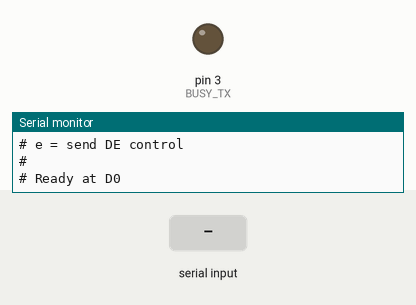
Simulated run of this sketch. Board: Arduino Uno, built with avr-gcc and run on an emulated ATmega328P. Shown: output pins drawn as LEDs (lit = HIGH), the last lines printed to the serial monitor. Inputs (shaded band) come from the test bench.

Above: at 1.2 s.
1.3 s: "n\n" received over Serial
At 1.7 s:
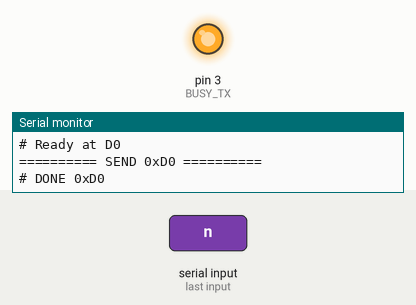
4.3 s: byte 101 ('e') received over Serial
Timing chart, 0 to 7.3 s (numbered marks = the images above; inputs shaded):
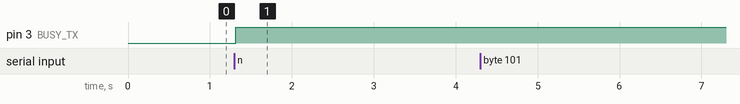

The sketch:

xs-tx-brute1.ino
```cpp
/*
  Kenwood XS D0-DF Scanner

  Wiring:
    D2 -> 2.2k -> DATA
    D3 -> 2.2k -> BUSY

  Serial @ 115200:

    n = send current byte and advance
    r = reset to D0
    e = send DE directly (control)

  Start receiver on TV1/TV2.

  Electrical model:
    HIGH = OUTPUT HIGH
    LOW  = INPUT / high-Z
*/

const uint8_t DATA_TX = 2;
const uint8_t BUSY_TX = 3;


// -----------------------------------------------------------------------------
// Timing measured from KR-V6070
// -----------------------------------------------------------------------------

const uint16_t LEAD_US  = 1150;
const uint16_t START_US = 9800;

const uint16_t ONE_US   = 4900;
const uint16_t ZERO_US  = 9800;

const uint16_t HIGH_US  = 4900;
const uint16_t END_US   = 750;


// -----------------------------------------------------------------------------
// Scanner
// -----------------------------------------------------------------------------

uint8_t currentByte = 0xD0;


// -----------------------------------------------------------------------------
// Bus control
// -----------------------------------------------------------------------------

void releaseBus()
{
  pinMode(DATA_TX, INPUT);
  pinMode(BUSY_TX, INPUT);
}


void setData(bool high)
{
  if (high) {
    digitalWrite(DATA_TX, HIGH);
    pinMode(DATA_TX, OUTPUT);
  } else {
    pinMode(DATA_TX, INPUT);
  }
}


void setBusy(bool high)
{
  if (high) {
    digitalWrite(BUSY_TX, HIGH);
    pinMode(BUSY_TX, OUTPUT);
  } else {
    pinMode(BUSY_TX, INPUT);
  }
}


// -----------------------------------------------------------------------------
// XS8 transmitter
// -----------------------------------------------------------------------------

void sendXS8(uint8_t value)
{
  // Idle / relinquish bus
  releaseBus();

  delay(10);


  // BUSY / CTRL rises
  setBusy(true);

  delayMicroseconds(LEAD_US);


  // DATA start
  setData(true);

  delayMicroseconds(START_US);


  // Eight bits, MSB first
  for (int bit = 7; bit >= 0; --bit) {

    setData(false);

    if (value & (1 << bit)) {
      delayMicroseconds(ONE_US);
    } else {
      delayMicroseconds(ZERO_US);
    }


    setData(true);

    delayMicroseconds(HIGH_US);
  }


  // End of frame
  setBusy(false);

  delayMicroseconds(END_US);

  setData(false);

  releaseBus();
}


// -----------------------------------------------------------------------------
// Display
// -----------------------------------------------------------------------------

void printHex(uint8_t value)
{
  if (value < 0x10)
    Serial.print('0');

  Serial.print(value, HEX);
}


void sendAndReport(uint8_t value)
{
  Serial.println();

  Serial.print("========== SEND 0x");
  printHex(value);
  Serial.println(" ==========");

  Serial.flush();


  sendXS8(value);


  Serial.print("# DONE 0x");
  printHex(value);
  Serial.println();

  Serial.println();
}


// -----------------------------------------------------------------------------
// Setup
// -----------------------------------------------------------------------------

void setup()
{
  Serial.begin(115200);

  releaseBus();

  Serial.println();
  Serial.println("# Kenwood XS D0-DF scanner");
  Serial.println("#");
  Serial.println("# n = send next byte");
  Serial.println("# r = reset to D0");
  Serial.println("# e = send DE control");
  Serial.println("#");
  Serial.println("# Ready at D0");
}


// -----------------------------------------------------------------------------
// Main
// -----------------------------------------------------------------------------

void loop()
{
  if (!Serial.available())
    return;


  char c = Serial.read();


  if (c == '\r' || c == '\n')
    return;


  // ---------------------------------------------------------------------------
  // NEXT
  // ---------------------------------------------------------------------------

  if (c == 'n' || c == 'N') {

    if (currentByte > 0xDF) {

      Serial.println("# D0-DF complete");
      return;
    }


    sendAndReport(currentByte);


    if (currentByte == 0xDF) {

      Serial.println(
        "# ===== END OF D0-DF RANGE ====="
      );

      // Don't wrap silently.
      currentByte = 0xE0;

    } else {

      currentByte++;
    }

    return;
  }


  // ---------------------------------------------------------------------------
  // RESET
  // ---------------------------------------------------------------------------

  if (c == 'r' || c == 'R') {

    currentByte = 0xD0;

    Serial.println();
    Serial.println("# RESET -> D0");

    return;
  }


  // ---------------------------------------------------------------------------
  // DE positive control
  // ---------------------------------------------------------------------------

  if (c == 'e' || c == 'E') {

    sendAndReport(0xDE);

    return;
  }


  // ---------------------------------------------------------------------------
  // Unknown
  // ---------------------------------------------------------------------------

  Serial.print("# Unknown command: ");
  Serial.println(c);
}
```

Measured:
- after the input at 1.3 s, pin 3 (BUSY_TX): LOW → HIGH at once
